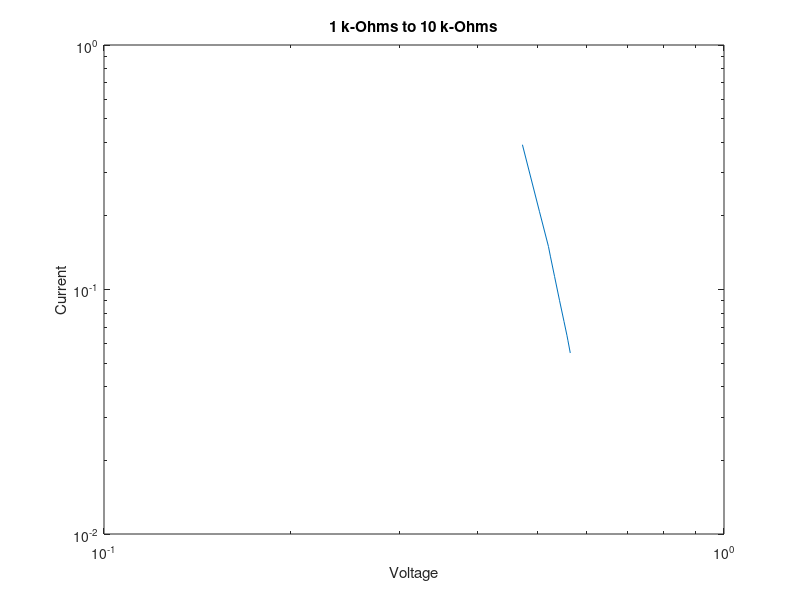

Reproduce this figure in MATLAB.
V1 = [0.473 0.504 0.521 0.525 0.533 0.543 0.552 0.558 0.56 0.565];
I1 = [0.391 0.208 0.150 0.136 0.113 0.090 0.074 0.065 0.062 0.055];

loglog(V1, I1);
title('1 k-Ohms to 10 k-Ohms');
xlabel('Voltage');
ylabel('Current');